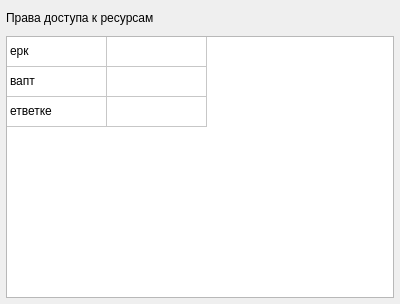
<?xml version="1.0" encoding="UTF-8"?>
<ui version="4.0">
 <class>access_to_resources</class>
 <widget class="QWidget" name="access_to_resources">
  <property name="windowModality">
   <enum>Qt::NonModal</enum>
  </property>
  <property name="geometry">
   <rect>
    <x>0</x>
    <y>0</y>
    <width>400</width>
    <height>304</height>
   </rect>
  </property>
  <property name="sizePolicy">
   <sizepolicy hsizetype="Fixed" vsizetype="Fixed">
    <horstretch>0</horstretch>
    <verstretch>0</verstretch>
   </sizepolicy>
  </property>
  <property name="minimumSize">
   <size>
    <width>400</width>
    <height>304</height>
   </size>
  </property>
  <property name="maximumSize">
   <size>
    <width>400</width>
    <height>304</height>
   </size>
  </property>
  <property name="windowTitle">
   <string>Form</string>
  </property>
  <widget class="QWidget" name="gridLayoutWidget">
   <property name="geometry">
    <rect>
     <x>6</x>
     <y>6</y>
     <width>388</width>
     <height>292</height>
    </rect>
   </property>
   <layout class="QGridLayout" name="gridLayout">
    <item row="0" column="0">
     <layout class="QVBoxLayout" name="verticalLayout_2">
      <property name="sizeConstraint">
       <enum>QLayout::SetDefaultConstraint</enum>
      </property>
      <property name="rightMargin">
       <number>0</number>
      </property>
      <item>
       <widget class="QLabel" name="label">
        <property name="minimumSize">
         <size>
          <width>386</width>
          <height>18</height>
         </size>
        </property>
        <property name="text">
         <string>Права доступа к ресурсам</string>
        </property>
       </widget>
      </item>
      <item>
       <widget class="QTableWidget" name="tableWidget">
        <property name="sizePolicy">
         <sizepolicy hsizetype="Preferred" vsizetype="Preferred">
          <horstretch>0</horstretch>
          <verstretch>0</verstretch>
         </sizepolicy>
        </property>
        <property name="minimumSize">
         <size>
          <width>386</width>
          <height>262</height>
         </size>
        </property>
        <attribute name="horizontalHeaderVisible">
         <bool>false</bool>
        </attribute>
        <attribute name="verticalHeaderVisible">
         <bool>false</bool>
        </attribute>
        <row>
         <property name="text">
          <string/>
         </property>
        </row>
        <row>
         <property name="text">
          <string/>
         </property>
        </row>
        <row>
         <property name="text">
          <string/>
         </property>
        </row>
        <column>
         <property name="text">
          <string/>
         </property>
        </column>
        <column>
         <property name="text">
          <string/>
         </property>
        </column>
        <item row="0" column="0">
         <property name="text">
          <string>ерк</string>
         </property>
        </item>
        <item row="1" column="0">
         <property name="text">
          <string>вапт</string>
         </property>
        </item>
        <item row="2" column="0">
         <property name="text">
          <string>етветке</string>
         </property>
        </item>
       </widget>
      </item>
     </layout>
    </item>
   </layout>
  </widget>
 </widget>
 <resources/>
 <connections/>
</ui>
